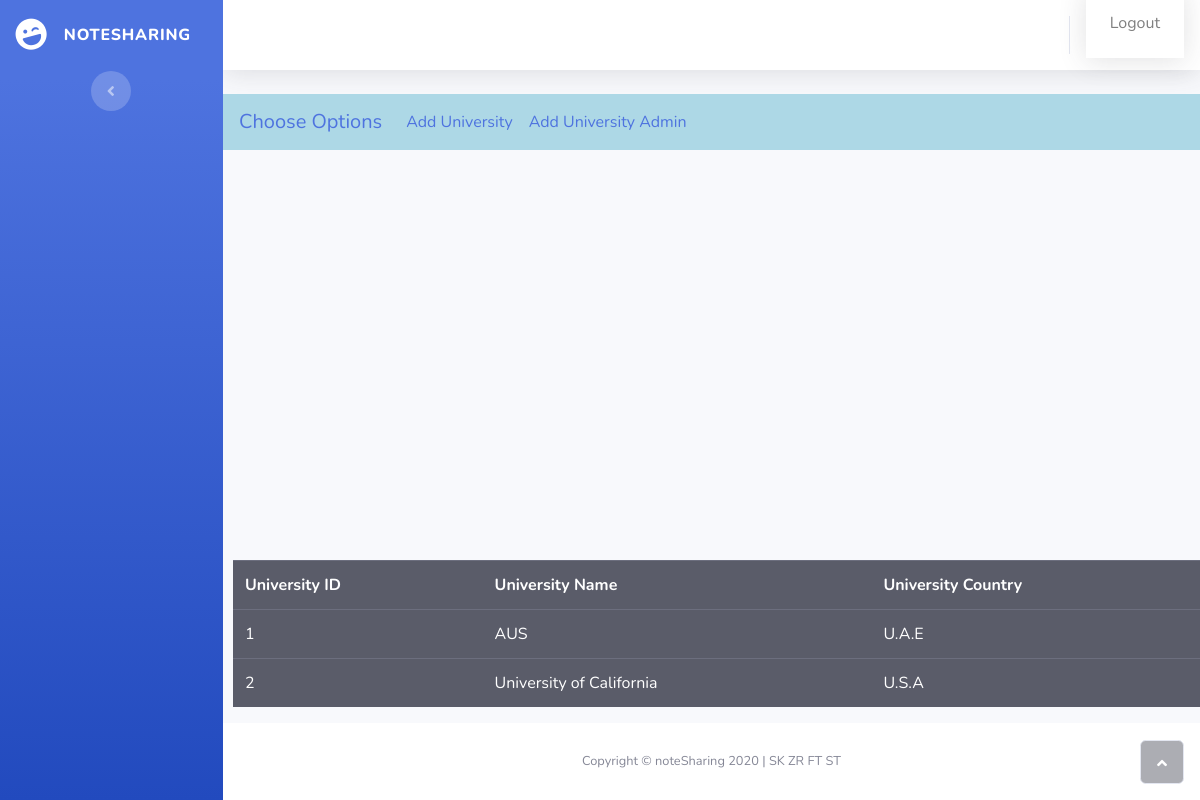
/admin, run on an earlier commit of the app's database.
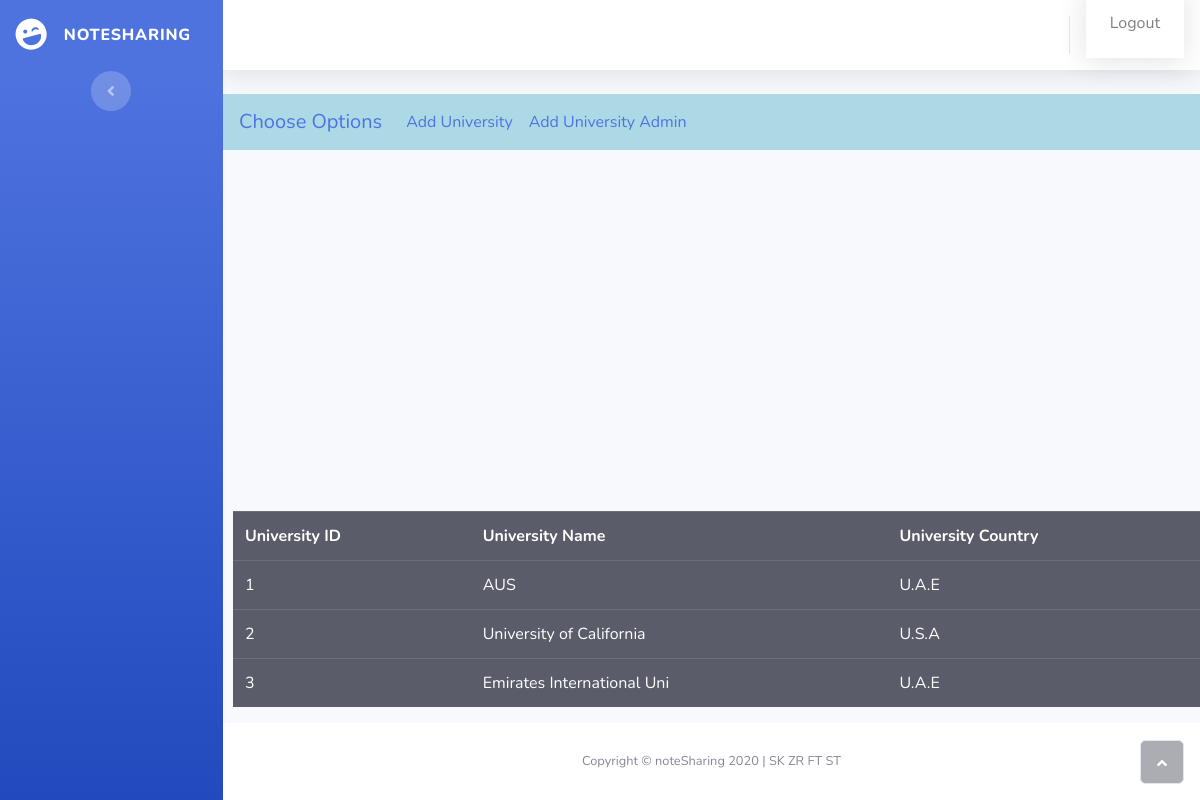
And on a later commit of the database.
### swe_project/models.py (models this page shows)
class University(db.Model):
    id=db.Column(db.Integer,primary_key=True)
    name=db.Column(db.String(40),nullable=False,unique=True)
    country=db.Column(db.String(40),nullable=False)

### swe_project/routes.py (the view)
@app.route('/admin', methods=['GET','POST'])
def admin():
    return render_template('admin.html', universityList=University.query.all())

### swe_project/templates/admin.html (shortened to what this page needs)
<!DOCTYPE html>
<html>
<head>
    <link rel="stylesheet" href="static/assets/bootstrap/css/bootstrap.min.css">
    <link rel="stylesheet" href="static/assets/fonts/fontawesome-all.min.css">
</head>
<body id="page-top">
    <div id="wrapper">
        <nav class="navbar navbar-dark align-items-start sidebar sidebar-dark accordion bg-gradient-primary p-0">
            <div class="container-fluid d-flex flex-column p-0">
                <a class="navbar-brand d-flex justify-content-center align-items-center sidebar-brand m-0" href="#">
                    <div class="sidebar-brand-icon rotate-n-15"><i class="fas fa-laugh-wink"></i></div>
                    <div class="sidebar-brand-text mx-3"><span>noteSharing</span></div>
                </a>
                <div class="text-center d-none d-md-inline"><button class="btn rounded-circle border-0" id="sidebarToggle" type="button"></button></div>
            </div>
        </nav>
        <div class="d-flex flex-column" id="content-wrapper">
            <div id="content">
                <nav class="navbar navbar-light navbar-expand bg-white shadow mb-4 topbar static-top">
                    <div class="container-fluid"><button class="btn btn-link d-md-none rounded-circle mr-3" id="sidebarToggleTop" type="button"></button>
                        <ul class="nav navbar-nav flex-nowrap ml-auto">
                                <nav class="navbar navbar-dark navbar-expand bg-white shadow mb-4 topbar static-top">
                                    <a class="nav-item nav-link" href="{{ url_for('logout') }}">Logout</a>
                                </nav>
            </div>
            </nav>
            <nav class="navbar navbar-expand-lg class="navbar navbar-light" style="background-color:lightblue;">
                    <a class="navbar-brand" href="#">Choose Options</a>
                    <div class="collapse navbar-collapse" id="navbarSupportedContent">
                      <ul class="navbar-nav mr-auto">
                        <li class="nav-item ">
                          <a class="nav-link" href="{{url_for('addUNI')}}">Add University <span class="sr-only">(current)</span></a>
                        </li>
                        <li class="nav-item">
                                <a class="nav-link" href="{{url_for('addUNIADMIN')}}">Add University Admin</a>
                        </li>
                    </ul>
             </nav>
        </div>
        <table class= "table table-dark" style="margin-top: 30px; margin-left: 10px;">
        <tr>
                <th scope="col">
                    University ID
                </th>
                <th scope= "col">
                     University Name
                </th>
                <th scope= "col">
                    University Country
               </th>
            </tr>
            {%for uni in universityList%}
            <tr>
                <td scope="col">
                    {{uni.id}}
                </td>
                <td scope="col">
                    {{uni.name}}
                </td>
                <td scope="col">
                    {{uni.country}}
                </td>
            </tr>
        {%endfor%}
</table>
        <footer class="bg-white sticky-footer">
            <div class="container my-auto">
                <div class="text-center my-auto copyright"><span>Copyright © noteSharing 2020 | SK ZR FT ST</span></div>
            </div>
        </footer>
    </div><a class="border rounded d-inline scroll-to-top" href="#page-top"><i class="fas fa-angle-up"></i></a></div>
</body>
</html>

What changed in the data, as far as the page shows it:
added University: id "3", name "Emirates International Uni", country "U.A.E"
